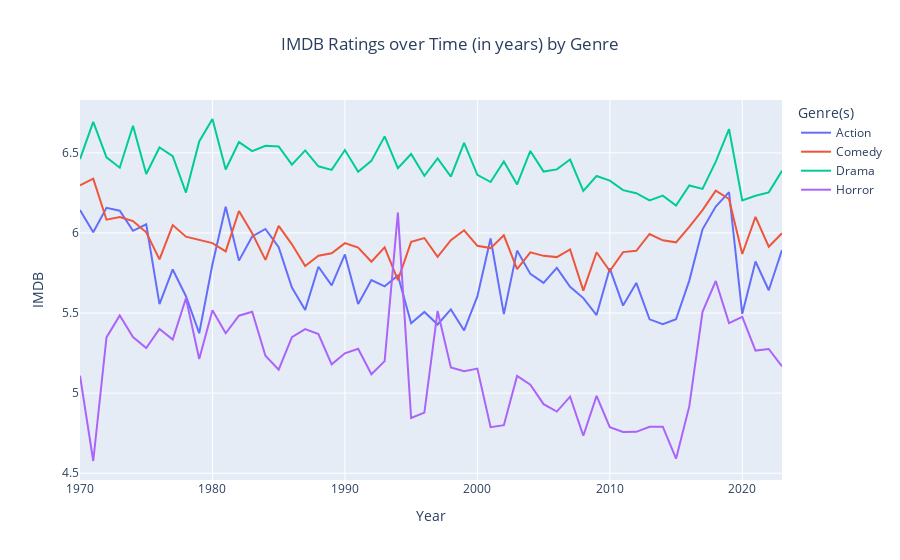

The notebook cell saved with this chart:
### Markdown cell above
#### Step 8) Plot movie ratings (by genre) per metric per year.

### Code cell
# Plot IMDB movie ratings by genre per year.

fig1 = px.line(
    df_groupby_genres2,
    x = 'Year',
    y = 'IMDB',
    color = 'Genre(s)',
    title='IMDB Ratings over Time (in years) by Genre',
    height = 500
)
fig1.update_layout(title_x = .5)
fig1.show()

### Figure 1 — Plotly figure (JSON) as saved in the notebook; plotly's stock layout.template omitted (floating-point values rounded to 4 significant figures)
{"data": [{"hovertemplate": "Genre(s)=Action<br>Year=%{x}<br>IMDB=%{y}<extra></extra>", "legendgroup": "Action", "line": {"color": "#636efa", "dash": "solid"}, "marker": {"symbol": "circle"}, "mode": "lines", "name": "Action", "orientation": "v", "showlegend": true, "type": "scatter", "x": [1970, 1971, 1972, 1973, 1974, 1975, 1976, 1977, 1978, 1979, 1980, 1981, 1982, 1983, 1984, 1985, 1986, 1987, 1988, 1989, 1990, 1991, 1992, 1993, 1994, 1995, 1996, 1997, 1998, 1999, 2000, 2001, 2002, 2003, 2004, 2005, 2006, 2007, 2008, 2009, 2010, 2011, 2012, 2013, 2014, 2015, 2016, 2017, 2018, 2019, 2020, 2021, 2022, 2023], "xaxis": "x", "y": [6.143, 6.004, 6.157, 6.139, 6.014, 6.054, 5.556, 5.772, 5.605, 5.374, 5.805, 6.163, 5.827, 5.978, 6.025, 5.911, 5.659, 5.52, 5.789, 5.673, 5.866, 5.556, 5.706, 5.667, 5.735, 5.436, 5.507, 5.428, 5.522, 5.391, 5.604, 5.966, 5.493, 5.89, 5.744, 5.688, 5.782, 5.664, 5.593, 5.487, 5.779, 5.546, 5.688, 5.461, 5.431, 5.461, 5.702, 6.023, 6.165, 6.255, 5.495, 5.822, 5.642, 5.893], "yaxis": "y"}, {"hovertemplate": "Genre(s)=Comedy<br>Year=%{x}<br>IMDB=%{y}<extra></extra>", "legendgroup": "Comedy", "line": {"color": "#EF553B", "dash": "solid"}, "marker": {"symbol": "circle"}, "mode": "lines", "name": "Comedy", "orientation": "v", "showlegend": true, "type": "scatter", "x": [1970, 1971, 1972, 1973, 1974, 1975, 1976, 1977, 1978, 1979, 1980, 1981, 1982, 1983, 1984, 1985, 1986, 1987, 1988, 1989, 1990, 1991, 1992, 1993, 1994, 1995, 1996, 1997, 1998, 1999, 2000, 2001, 2002, 2003, 2004, 2005, 2006, 2007, 2008, 2009, 2010, 2011, 2012, 2013, 2014, 2015, 2016, 2017, 2018, 2019, 2020, 2021, 2022, 2023], "xaxis": "x", "y": [6.298, 6.339, 6.083, 6.1, 6.075, 6.004, 5.835, 6.049, 5.977, 5.957, 5.936, 5.885, 6.137, 5.998, 5.832, 6.044, 5.929, 5.793, 5.858, 5.874, 5.936, 5.908, 5.821, 5.91, 5.705, 5.945, 5.968, 5.851, 5.955, 6.017, 5.92, 5.905, 5.985, 5.774, 5.879, 5.857, 5.849, 5.897, 5.64, 5.88, 5.762, 5.881, 5.888, 5.994, 5.954, 5.942, 6.038, 6.143, 6.264, 6.212, 5.869, 6.101, 5.915, 5.998], "yaxis": "y"}, {"hovertemplate": "Genre(s)=Drama<br>Year=%{x}<br>IMDB=%{y}<extra></extra>", "legendgroup": "Drama", "line": {"color": "#00cc96", "dash": "solid"}, "marker": {"symbol": "circle"}, "mode": "lines", "name": "Drama", "orientation": "v", "showlegend": true, "type": "scatter", "x": [1970, 1971, 1972, 1973, 1974, 1975, 1976, 1977, 1978, 1979, 1980, 1981, 1982, 1983, 1984, 1985, 1986, 1987, 1988, 1989, 1990, 1991, 1992, 1993, 1994, 1995, 1996, 1997, 1998, 1999, 2000, 2001, 2002, 2003, 2004, 2005, 2006, 2007, 2008, 2009, 2010, 2011, 2012, 2013, 2014, 2015, 2016, 2017, 2018, 2019, 2020, 2021, 2022, 2023], "xaxis": "x", "y": [6.461, 6.693, 6.472, 6.407, 6.67, 6.368, 6.534, 6.479, 6.252, 6.571, 6.711, 6.396, 6.567, 6.511, 6.544, 6.54, 6.427, 6.515, 6.416, 6.394, 6.518, 6.382, 6.45, 6.603, 6.405, 6.493, 6.357, 6.466, 6.351, 6.562, 6.362, 6.318, 6.447, 6.303, 6.512, 6.383, 6.397, 6.458, 6.262, 6.355, 6.327, 6.267, 6.248, 6.204, 6.233, 6.171, 6.297, 6.275, 6.446, 6.649, 6.204, 6.232, 6.253, 6.388], "yaxis": "y"}, {"hovertemplate": "Genre(s)=Horror<br>Year=%{x}<br>IMDB=%{y}<extra></extra>", "legendgroup": "Horror", "line": {"color": "#ab63fa", "dash": "solid"}, "marker": {"symbol": "circle"}, "mode": "lines", "name": "Horror", "orientation": "v", "showlegend": true, "type": "scatter", "x": [1970, 1971, 1972, 1973, 1974, 1975, 1976, 1977, 1978, 1979, 1980, 1981, 1982, 1983, 1984, 1985, 1986, 1987, 1988, 1989, 1990, 1991, 1992, 1993, 1994, 1995, 1996, 1997, 1998, 1999, 2000, 2001, 2002, 2003, 2004, 2005, 2006, 2007, 2008, 2009, 2010, 2011, 2012, 2013, 2014, 2015, 2016, 2017, 2018, 2019, 2020, 2021, 2022, 2023], "xaxis": "x", "y": [5.108, 4.576, 5.348, 5.485, 5.35, 5.282, 5.4, 5.335, 5.592, 5.213, 5.517, 5.374, 5.483, 5.508, 5.233, 5.146, 5.35, 5.4, 5.369, 5.18, 5.248, 5.276, 5.118, 5.2, 6.127, 4.845, 4.878, 5.513, 5.16, 5.137, 5.153, 4.787, 4.8, 5.107, 5.052, 4.931, 4.885, 4.978, 4.734, 4.982, 4.787, 4.757, 4.758, 4.789, 4.791, 4.591, 4.917, 5.507, 5.7, 5.437, 5.477, 5.266, 5.276, 5.167], "yaxis": "y"}], "layout": {"autosize": true, "legend": {"title": {"text": "Genre(s)"}, "tracegroupgap": 0}, "title": {"text": "IMDB Ratings over Time (in years) by Genre", "x": 0.5}, "xaxis": {"anchor": "y", "autorange": true, "domain": [0, 1], "range": [1970, 2023], "title": {"text": "Year"}, "type": "linear"}, "yaxis": {"anchor": "x", "autorange": true, "domain": [0, 1], "range": [4.458, 6.83], "title": {"text": "IMDB"}, "type": "linear"}}}
